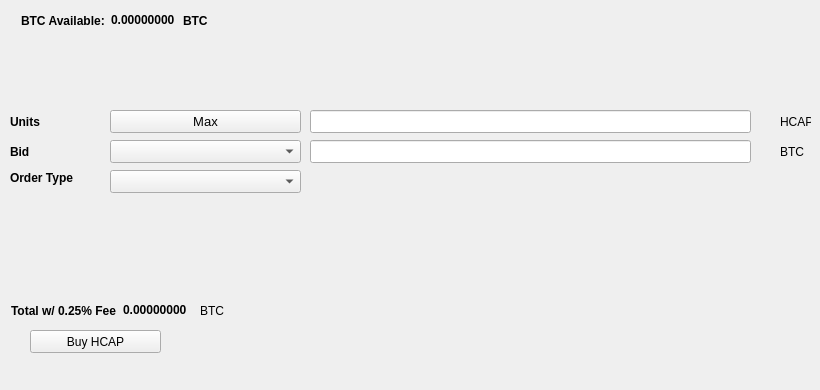
   <widget class="QWidget" name="BuyTab">
    <attribute name="title">
     <string>Buy</string>
    </attribute>
    <widget class="QPushButton" name="BuyHCAP">
     <property name="geometry">
      <rect>
       <x>30</x>
       <y>330</y>
       <width>131</width>
       <height>23</height>
      </rect>
     </property>
     <property name="text">
      <string>Buy HCAP</string>
     </property>
     <property name="icon">
      <iconset resource="../hcap.qrc">
       <normaloff>:/icons/hcap</normaloff>:/icons/hcap</iconset>
     </property>
    </widget>
    <widget class="QLabel" name="label_3">
     <property name="geometry">
      <rect>
       <x>10</x>
       <y>110</y>
       <width>46</width>
       <height>23</height>
      </rect>
     </property>
     <property name="font">
      <font>
       <weight>75</weight>
       <bold>true</bold>
      </font>
     </property>
     <property name="text">
      <string>Units</string>
     </property>
    </widget>
    <widget class="QLineEdit" name="UnitsInput">
     <property name="geometry">
      <rect>
       <x>310</x>
       <y>110</y>
       <width>441</width>
       <height>23</height>
      </rect>
     </property>
     <property name="font">
      <font>
       <pointsize>9</pointsize>
       <weight>75</weight>
       <bold>true</bold>
      </font>
     </property>
    </widget>
    <widget class="QLineEdit" name="BuyBidPriceEdit">
     <property name="geometry">
      <rect>
       <x>310</x>
       <y>140</y>
       <width>441</width>
       <height>23</height>
      </rect>
     </property>
     <property name="font">
      <font>
       <pointsize>9</pointsize>
       <weight>75</weight>
       <bold>true</bold>
      </font>
     </property>
    </widget>
    <widget class="QLabel" name="label_4">
     <property name="geometry">
      <rect>
       <x>780</x>
       <y>110</y>
       <width>31</width>
       <height>23</height>
      </rect>
     </property>
     <property name="text">
      <string>HCAP</string>
     </property>
    </widget>
    <widget class="QLabel" name="label_5">
     <property name="geometry">
      <rect>
       <x>780</x>
       <y>140</y>
       <width>31</width>
       <height>23</height>
      </rect>
     </property>
     <property name="text">
      <string>BTC</string>
     </property>
    </widget>
    <widget class="QLabel" name="label_6">
     <property name="geometry">
      <rect>
       <x>10</x>
       <y>140</y>
       <width>46</width>
       <height>23</height>
      </rect>
     </property>
     <property name="font">
      <font>
       <weight>75</weight>
       <bold>true</bold>
      </font>
     </property>
     <property name="text">
      <string>Bid</string>
     </property>
    </widget>
    <widget class="QLabel" name="label_7">
     <property name="geometry">
      <rect>
       <x>10</x>
       <y>170</y>
       <width>91</width>
       <height>16</height>
      </rect>
     </property>
     <property name="font">
      <font>
       <weight>75</weight>
       <bold>true</bold>
      </font>
     </property>
     <property name="text">
      <string>Order Type</string>
     </property>
    </widget>
    <widget class="QPushButton" name="Buy_Max_Amount">
     <property name="geometry">
      <rect>
       <x>110</x>
       <y>110</y>
       <width>191</width>
       <height>23</height>
      </rect>
     </property>
     <property name="font">
      <font>
       <pointsize>10</pointsize>
      </font>
     </property>
     <property name="text">
      <string>Max</string>
     </property>
    </widget>
    <widget class="QComboBox" name="BuyBidcomboBox">
     <property name="geometry">
      <rect>
       <x>110</x>
       <y>140</y>
       <width>191</width>
       <height>23</height>
      </rect>
     </property>
     <property name="font">
      <font>
       <pointsize>10</pointsize>
      </font>
     </property>
    </widget>
    <widget class="QComboBox" name="buyOrdertypeCombo">
     <property name="geometry">
      <rect>
       <x>110</x>
       <y>170</y>
       <width>191</width>
       <height>23</height>
      </rect>
     </property>
     <property name="font">
      <font>
       <pointsize>10</pointsize>
      </font>
     </property>
    </widget>
    <widget class="QWidget" name="layoutWidget1">
     <property name="geometry">
      <rect>
       <x>21</x>
       <y>11</y>
       <width>227</width>
       <height>19</height>
      </rect>
     </property>
     <layout class="QHBoxLayout" name="horizontalLayout_3">
      <item>
       <widget class="QLabel" name="label232">
        <property name="font">
         <font>
          <weight>75</weight>
          <bold>true</bold>
         </font>
        </property>
        <property name="text">
         <string>BTC Available:</string>
        </property>
       </widget>
      </item>
      <item>
       <widget class="QLabel" name="BtcAvailableLbl">
        <property name="palette">
         <palette>
          <active>
           <colorrole role="WindowText">
            <brush brushstyle="SolidPattern">
             <color alpha="255">
              <red>0</red>
              <green>0</green>
              <blue>0</blue>
             </color>
            </brush>
           </colorrole>
           <colorrole role="Button">
            <brush brushstyle="SolidPattern">
             <color alpha="255">
              <red>0</red>
              <green>170</green>
              <blue>0</blue>
             </color>
            </brush>
           </colorrole>
           <colorrole role="Light">
            <brush brushstyle="SolidPattern">
             <color alpha="255">
              <red>0</red>
              <green>255</green>
              <blue>0</blue>
             </color>
            </brush>
           </colorrole>
           <colorrole role="Midlight">
            <brush brushstyle="SolidPattern">
             <color alpha="255">
              <red>0</red>
              <green>212</green>
              <blue>0</blue>
             </color>
            </brush>
           </colorrole>
           <colorrole role="Dark">
            <brush brushstyle="SolidPattern">
             <color alpha="255">
              <red>0</red>
              <green>85</green>
              <blue>0</blue>
             </color>
            </brush>
           </colorrole>
           <colorrole role="Mid">
            <brush brushstyle="SolidPattern">
             <color alpha="255">
              <red>0</red>
              <green>113</green>
              <blue>0</blue>
             </color>
            </brush>
           </colorrole>
           <colorrole role="Text">
            <brush brushstyle="SolidPattern">
             <color alpha="255">
              <red>0</red>
              <green>170</green>
              <blue>0</blue>
             </color>
            </brush>
           </colorrole>
           <colorrole role="BrightText">
            <brush brushstyle="SolidPattern">
             <color alpha="255">
              <red>255</red>
              <green>255</green>
              <blue>255</blue>
             </color>
            </brush>
           </colorrole>
           <colorrole role="ButtonText">
            <brush brushstyle="SolidPattern">
             <color alpha="255">
              <red>0</red>
              <green>0</green>
              <blue>0</blue>
             </color>
            </brush>
           </colorrole>
           <colorrole role="Base">
            <brush brushstyle="SolidPattern">
             <color alpha="255">
              <red>255</red>
              <green>255</green>
              <blue>255</blue>
             </color>
            </brush>
           </colorrole>
           <colorrole role="Window">
            <brush brushstyle="SolidPattern">
             <color alpha="255">
              <red>0</red>
              <green>170</green>
              <blue>0</blue>
             </color>
            </brush>
           </colorrole>
           <colorrole role="Shadow">
            <brush brushstyle="SolidPattern">
             <color alpha="255">
              <red>0</red>
              <green>0</green>
              <blue>0</blue>
             </color>
            </brush>
           </colorrole>
           <colorrole role="AlternateBase">
            <brush brushstyle="SolidPattern">
             <color alpha="255">
              <red>127</red>
              <green>212</green>
              <blue>127</blue>
             </color>
            </brush>
           </colorrole>
           <colorrole role="ToolTipBase">
            <brush brushstyle="SolidPattern">
             <color alpha="255">
              <red>255</red>
              <green>255</green>
              <blue>220</blue>
             </color>
            </brush>
           </colorrole>
           <colorrole role="ToolTipText">
            <brush brushstyle="SolidPattern">
             <color alpha="255">
              <red>0</red>
              <green>0</green>
              <blue>0</blue>
             </color>
            </brush>
           </colorrole>
          </active>
          <inactive>
           <colorrole role="WindowText">
            <brush brushstyle="SolidPattern">
             <color alpha="255">
              <red>0</red>
              <green>0</green>
              <blue>0</blue>
             </color>
            </brush>
           </colorrole>
           <colorrole role="Button">
            <brush brushstyle="SolidPattern">
             <color alpha="255">
              <red>0</red>
              <green>170</green>
              <blue>0</blue>
             </color>
            </brush>
           </colorrole>
           <colorrole role="Light">
            <brush brushstyle="SolidPattern">
             <color alpha="255">
              <red>0</red>
              <green>255</green>
              <blue>0</blue>
             </color>
            </brush>
           </colorrole>
           <colorrole role="Midlight">
            <brush brushstyle="SolidPattern">
             <color alpha="255">
              <red>0</red>
              <green>212</green>
              <blue>0</blue>
             </color>
            </brush>
           </colorrole>
           <colorrole role="Dark">
            <brush brushstyle="SolidPattern">
             <color alpha="255">
              <red>0</red>
              <green>85</green>
              <blue>0</blue>
             </color>
            </brush>
           </colorrole>
           <colorrole role="Mid">
            <brush brushstyle="SolidPattern">
             <color alpha="255">
              <red>0</red>
              <green>113</green>
              <blue>0</blue>
             </color>
            </brush>
           </colorrole>
           <colorrole role="Text">
            <brush brushstyle="SolidPattern">
             <color alpha="255">
              <red>0</red>
              <green>170</green>
              <blue>0</blue>
             </color>
            </brush>
           </colorrole>
           <colorrole role="BrightText">
            <brush brushstyle="SolidPattern">
             <color alpha="255">
              <red>255</red>
              <green>255</green>
              <blue>255</blue>
             </color>
            </brush>
           </colorrole>
           <colorrole role="ButtonText">
            <brush brushstyle="SolidPattern">
             <color alpha="255">
              <red>0</red>
              <green>0</green>
              <blue>0</blue>
             </color>
            </brush>
           </colorrole>
           <colorrole role="Base">
            <brush brushstyle="SolidPattern">
             <color alpha="255">
              <red>255</red>
              <green>255</green>
              <blue>255</blue>
             </color>
            </brush>
           </colorrole>
           <colorrole role="Window">
            <brush brushstyle="SolidPattern">
             <color alpha="255">
              <red>0</red>
              <green>170</green>
              <blue>0</blue>
             </color>
            </brush>
           </colorrole>
           <colorrole role="Shadow">
            <brush brushstyle="SolidPattern">
             <color alpha="255">
              <red>0</red>
              <green>0</green>
              <blue>0</blue>
             </color>
            </brush>
           </colorrole>
           <colorrole role="AlternateBase">
            <brush brushstyle="SolidPattern">
             <color alpha="255">
              <red>127</red>
              <green>212</green>
              <blue>127</blue>
             </color>
            </brush>
           </colorrole>
           <colorrole role="ToolTipBase">
            <brush brushstyle="SolidPattern">
             <color alpha="255">
              <red>255</red>
              <green>255</green>
              <blue>220</blue>
             </color>
            </brush>
           </colorrole>
           <colorrole role="ToolTipText">
            <brush brushstyle="SolidPattern">
             <color alpha="255">
              <red>0</red>
              <green>0</green>
              <blue>0</blue>
             </color>
            </brush>
           </colorrole>
          </inactive>
          <disabled>
           <colorrole role="WindowText">
            <brush brushstyle="SolidPattern">
             <color alpha="255">
              <red>0</red>
              <green>85</green>
              <blue>0</blue>
             </color>
            </brush>
           </colorrole>
           <colorrole role="Button">
            <brush brushstyle="SolidPattern">
             <color alpha="255">
              <red>0</red>
              <green>170</green>
              <blue>0</blue>
             </color>
            </brush>
           </colorrole>
           <colorrole role="Light">
            <brush brushstyle="SolidPattern">
             <color alpha="255">
              <red>0</red>
              <green>255</green>
              <blue>0</blue>
             </color>
            </brush>
           </colorrole>
           <colorrole role="Midlight">
            <brush brushstyle="SolidPattern">
             <color alpha="255">
              <red>0</red>
              <green>212</green>
              <blue>0</blue>
             </color>
            </brush>
           </colorrole>
           <colorrole role="Dark">
            <brush brushstyle="SolidPattern">
             <color alpha="255">
              <red>0</red>
              <green>85</green>
              <blue>0</blue>
             </color>
            </brush>
           </colorrole>
           <colorrole role="Mid">
            <brush brushstyle="SolidPattern">
             <color alpha="255">
              <red>0</red>
              <green>113</green>
              <blue>0</blue>
             </color>
            </brush>
           </colorrole>
           <colorrole role="Text">
            <brush brushstyle="SolidPattern">
             <color alpha="255">
              <red>0</red>
              <green>85</green>
              <blue>0</blue>
             </color>
            </brush>
           </colorrole>
           <colorrole role="BrightText">
            <brush brushstyle="SolidPattern">
             <color alpha="255">
              <red>255</red>
              <green>255</green>
              <blue>255</blue>
             </color>
            </brush>
           </colorrole>
           <colorrole role="ButtonText">
            <brush brushstyle="SolidPattern">
             <color alpha="255">
              <red>0</red>
              <green>85</green>
              <blue>0</blue>
             </color>
            </brush>
           </colorrole>
           <colorrole role="Base">
            <brush brushstyle="SolidPattern">
             <color alpha="255">
              <red>0</red>
              <green>170</green>
              <blue>0</blue>
             </color>
            </brush>
           </colorrole>
           <colorrole role="Window">
            <brush brushstyle="SolidPattern">
             <color alpha="255">
              <red>0</red>
              <green>170</green>
              <blue>0</blue>
             </color>
            </brush>
           </colorrole>
           <colorrole role="Shadow">
            <brush brushstyle="SolidPattern">
             <color alpha="255">
              <red>0</red>
              <green>0</green>
              <blue>0</blue>
             </color>
            </brush>
           </colorrole>
           <colorrole role="AlternateBase">
            <brush brushstyle="SolidPattern">
             <color alpha="255">
              <red>0</red>
              <green>170</green>
              <blue>0</blue>
             </color>
            </brush>
           </colorrole>
           <colorrole role="ToolTipBase">
            <brush brushstyle="SolidPattern">
             <color alpha="255">
              <red>255</red>
              <green>255</green>
              <blue>220</blue>
             </color>
            </brush>
           </colorrole>
           <colorrole role="ToolTipText">
            <brush brushstyle="SolidPattern">
             <color alpha="255">
              <red>0</red>
              <green>0</green>
              <blue>0</blue>
             </color>
            </brush>
           </colorrole>
          </disabled>
         </palette>
        </property>
        <property name="font">
         <font>
          <weight>75</weight>
          <bold>true</bold>
         </font>
        </property>
        <property name="text">
         <string>0.00000000</string>
        </property>
        <property name="textInteractionFlags">
         <set>Qt::LinksAccessibleByMouse|Qt::TextSelectableByKeyboard|Qt::TextSelectableByMouse</set>
        </property>
       </widget>
      </item>
      <item>
       <widget class="QLabel" name="BtcAvailableLbl_2">
        <property name="font">
         <font>
          <weight>75</weight>
          <bold>true</bold>
         </font>
        </property>
        <property name="text">
         <string>BTC</string>
        </property>
       </widget>
      </item>
     </layout>
    </widget>
    <widget class="QWidget" name="layoutWidge2">
     <property name="geometry">
      <rect>
       <x>11</x>
       <y>301</y>
       <width>259</width>
       <height>19</height>
      </rect>
     </property>
     <layout class="QHBoxLayout" name="horizontalLayout_4">
      <item>
       <widget class="QLabel" name="label_9">
        <property name="font">
         <font>
          <weight>75</weight>
          <bold>true</bold>
         </font>
        </property>
        <property name="text">
         <string>Total w/ 0.25% Fee</string>
        </property>
       </widget>
      </item>
      <item>
       <widget class="QLabel" name="BuyCostLabel">
        <property name="palette">
         <palette>
          <active>
           <colorrole role="WindowText">
            <brush brushstyle="SolidPattern">
             <color alpha="255">
              <red>0</red>
              <green>0</green>
              <blue>0</blue>
             </color>
            </brush>
           </colorrole>
           <colorrole role="Button">
            <brush brushstyle="SolidPattern">
             <color alpha="255">
              <red>0</red>
              <green>170</green>
              <blue>0</blue>
             </color>
            </brush>
           </colorrole>
           <colorrole role="Light">
            <brush brushstyle="SolidPattern">
             <color alpha="255">
              <red>0</red>
              <green>255</green>
              <blue>0</blue>
             </color>
            </brush>
           </colorrole>
           <colorrole role="Midlight">
            <brush brushstyle="SolidPattern">
             <color alpha="255">
              <red>0</red>
              <green>212</green>
              <blue>0</blue>
             </color>
            </brush>
           </colorrole>
           <colorrole role="Dark">
            <brush brushstyle="SolidPattern">
             <color alpha="255">
              <red>0</red>
              <green>85</green>
              <blue>0</blue>
             </color>
            </brush>
           </colorrole>
           <colorrole role="Mid">
            <brush brushstyle="SolidPattern">
             <color alpha="255">
              <red>0</red>
              <green>113</green>
              <blue>0</blue>
             </color>
            </brush>
           </colorrole>
           <colorrole role="Text">
            <brush brushstyle="SolidPattern">
             <color alpha="255">
              <red>0</red>
              <green>170</green>
              <blue>0</blue>
             </color>
            </brush>
           </colorrole>
           <colorrole role="BrightText">
            <brush brushstyle="SolidPattern">
             <color alpha="255">
              <red>255</red>
              <green>255</green>
              <blue>255</blue>
             </color>
            </brush>
           </colorrole>
           <colorrole role="ButtonText">
            <brush brushstyle="SolidPattern">
             <color alpha="255">
              <red>0</red>
              <green>0</green>
              <blue>0</blue>
             </color>
            </brush>
           </colorrole>
           <colorrole role="Base">
            <brush brushstyle="SolidPattern">
             <color alpha="255">
              <red>255</red>
              <green>255</green>
              <blue>255</blue>
             </color>
            </brush>
           </colorrole>
           <colorrole role="Window">
            <brush brushstyle="SolidPattern">
             <color alpha="255">
              <red>0</red>
              <green>170</green>
              <blue>0</blue>
             </color>
            </brush>
           </colorrole>
           <colorrole role="Shadow">
            <brush brushstyle="SolidPattern">
             <color alpha="255">
              <red>0</red>
              <green>0</green>
              <blue>0</blue>
             </color>
            </brush>
           </colorrole>
           <colorrole role="AlternateBase">
            <brush brushstyle="SolidPattern">
             <color alpha="255">
              <red>127</red>
              <green>212</green>
              <blue>127</blue>
             </color>
            </brush>
           </colorrole>
           <colorrole role="ToolTipBase">
            <brush brushstyle="SolidPattern">
             <color alpha="255">
              <red>255</red>
              <green>255</green>
              <blue>220</blue>
             </color>
            </brush>
           </colorrole>
           <colorrole role="ToolTipText">
            <brush brushstyle="SolidPattern">
             <color alpha="255">
              <red>0</red>
              <green>0</green>
              <blue>0</blue>
             </color>
            </brush>
           </colorrole>
          </active>
          <inactive>
           <colorrole role="WindowText">
            <brush brushstyle="SolidPattern">
             <color alpha="255">
              <red>0</red>
              <green>0</green>
              <blue>0</blue>
             </color>
            </brush>
           </colorrole>
           <colorrole role="Button">
            <brush brushstyle="SolidPattern">
             <color alpha="255">
              <red>0</red>
              <green>170</green>
              <blue>0</blue>
             </color>
            </brush>
           </colorrole>
           <colorrole role="Light">
            <brush brushstyle="SolidPattern">
             <color alpha="255">
              <red>0</red>
              <green>255</green>
              <blue>0</blue>
             </color>
            </brush>
           </colorrole>
           <colorrole role="Midlight">
            <brush brushstyle="SolidPattern">
             <color alpha="255">
              <red>0</red>
              <green>212</green>
              <blue>0</blue>
             </color>
            </brush>
           </colorrole>
           <colorrole role="Dark">
            <brush brushstyle="SolidPattern">
             <color alpha="255">
              <red>0</red>
              <green>85</green>
              <blue>0</blue>
             </color>
            </brush>
           </colorrole>
           <colorrole role="Mid">
            <brush brushstyle="SolidPattern">
             <color alpha="255">
              <red>0</red>
              <green>113</green>
              <blue>0</blue>
             </color>
            </brush>
           </colorrole>
           <colorrole role="Text">
            <brush brushstyle="SolidPattern">
             <color alpha="255">
              <red>0</red>
              <green>170</green>
              <blue>0</blue>
             </color>
            </brush>
           </colorrole>
           <colorrole role="BrightText">
            <brush brushstyle="SolidPattern">
             <color alpha="255">
              <red>255</red>
              <green>255</green>
              <blue>255</blue>
             </color>
            </brush>
           </colorrole>
           <colorrole role="ButtonText">
            <brush brushstyle="SolidPattern">
             <color alpha="255">
              <red>0</red>
              <green>0</green>
              <blue>0</blue>
             </color>
            </brush>
           </colorrole>
           <colorrole role="Base">
            <brush brushstyle="SolidPattern">
             <color alpha="255">
              <red>255</red>
              <green>255</green>
              <blue>255</blue>
             </color>
            </brush>
           </colorrole>
           <colorrole role="Window">
            <brush brushstyle="SolidPattern">
             <color alpha="255">
              <red>0</red>
              <green>170</green>
              <blue>0</blue>
             </color>
            </brush>
           </colorrole>
           <colorrole role="Shadow">
            <brush brushstyle="SolidPattern">
             <color alpha="255">
              <red>0</red>
              <green>0</green>
              <blue>0</blue>
             </color>
            </brush>
           </colorrole>
           <colorrole role="AlternateBase">
            <brush brushstyle="SolidPattern">
             <color alpha="255">
              <red>127</red>
              <green>212</green>
              <blue>127</blue>
             </color>
            </brush>
           </colorrole>
           <colorrole role="ToolTipBase">
            <brush brushstyle="SolidPattern">
             <color alpha="255">
              <red>255</red>
              <green>255</green>
              <blue>220</blue>
             </color>
            </brush>
           </colorrole>
           <colorrole role="ToolTipText">
            <brush brushstyle="SolidPattern">
             <color alpha="255">
              <red>0</red>
              <green>0</green>
              <blue>0</blue>
             </color>
            </brush>
           </colorrole>
          </inactive>
          <disabled>
           <colorrole role="WindowText">
            <brush brushstyle="SolidPattern">
             <color alpha="255">
              <red>0</red>
              <green>85</green>
              <blue>0</blue>
             </color>
            </brush>
           </colorrole>
           <colorrole role="Button">
            <brush brushstyle="SolidPattern">
             <color alpha="255">
              <red>0</red>
              <green>170</green>
              <blue>0</blue>
             </color>
            </brush>
           </colorrole>
           <colorrole role="Light">
            <brush brushstyle="SolidPattern">
             <color alpha="255">
              <red>0</red>
              <green>255</green>
              <blue>0</blue>
             </color>
            </brush>
           </colorrole>
           <colorrole role="Midlight">
            <brush brushstyle="SolidPattern">
             <color alpha="255">
              <red>0</red>
              <green>212</green>
              <blue>0</blue>
             </color>
            </brush>
           </colorrole>
           <colorrole role="Dark">
            <brush brushstyle="SolidPattern">
             <color alpha="255">
              <red>0</red>
              <green>85</green>
              <blue>0</blue>
             </color>
            </brush>
           </colorrole>
           <colorrole role="Mid">
            <brush brushstyle="SolidPattern">
             <color alpha="255">
              <red>0</red>
              <green>113</green>
              <blue>0</blue>
             </color>
            </brush>
           </colorrole>
           <colorrole role="Text">
            <brush brushstyle="SolidPattern">
             <color alpha="255">
              <red>0</red>
              <green>85</green>
              <blue>0</blue>
             </color>
            </brush>
           </colorrole>
           <colorrole role="BrightText">
            <brush brushstyle="SolidPattern">
             <color alpha="255">
              <red>255</red>
              <green>255</green>
              <blue>255</blue>
             </color>
            </brush>
           </colorrole>
           <colorrole role="ButtonText">
            <brush brushstyle="SolidPattern">
             <color alpha="255">
              <red>0</red>
              <green>85</green>
              <blue>0</blue>
             </color>
            </brush>
           </colorrole>
           <colorrole role="Base">
            <brush brushstyle="SolidPattern">
             <color alpha="255">
              <red>0</red>
              <green>170</green>
              <blue>0</blue>
             </color>
            </brush>
           </colorrole>
           <colorrole role="Window">
            <brush brushstyle="SolidPattern">
             <color alpha="255">
              <red>0</red>
              <green>170</green>
              <blue>0</blue>
             </color>
            </brush>
           </colorrole>
           <colorrole role="Shadow">
            <brush brushstyle="SolidPattern">
             <color alpha="255">
              <red>0</red>
              <green>0</green>
              <blue>0</blue>
             </color>
            </brush>
           </colorrole>
           <colorrole role="AlternateBase">
            <brush brushstyle="SolidPattern">
             <color alpha="255">
              <red>0</red>
              <green>170</green>
              <blue>0</blue>
             </color>
            </brush>
           </colorrole>
           <colorrole role="ToolTipBase">
            <brush brushstyle="SolidPattern">
             <color alpha="255">
              <red>255</red>
              <green>255</green>
              <blue>220</blue>
             </color>
            </brush>
           </colorrole>
           <colorrole role="ToolTipText">
            <brush brushstyle="SolidPattern">
             <color alpha="255">
              <red>0</red>
              <green>0</green>
              <blue>0</blue>
             </color>
            </brush>
           </colorrole>
          </disabled>
         </palette>
        </property>
        <property name="font">
         <font>
          <weight>75</weight>
          <bold>true</bold>
         </font>
        </property>
        <property name="autoFillBackground">
         <bool>false</bool>
        </property>
        <property name="text">
         <string>0.00000000</string>
        </property>
        <property name="textInteractionFlags">
         <set>Qt::LinksAccessibleByMouse|Qt::TextSelectableByMouse</set>
        </property>
       </widget>
      </item>
      <item>
       <widget class="QLabel" name="label_10">
        <property name="font">
         <font>
          <weight>50</weight>
          <bold>false</bold>
         </font>
        </property>
        <property name="text">
         <string>BTC</string>
        </property>
       </widget>
      </item>
     </layout>
    </widget>
    <widget class="QLabel" name="label_24">
     <property name="geometry">
      <rect>
       <x>460</x>
       <y>300</y>
       <width>281</width>
       <height>81</height>
      </rect>
     </property>
     <property name="text">
      <string/>
     </property>
     <property name="pixmap">
      <pixmap>:/images/bittrex</pixmap>
     </property>
    </widget>
   </widget>
